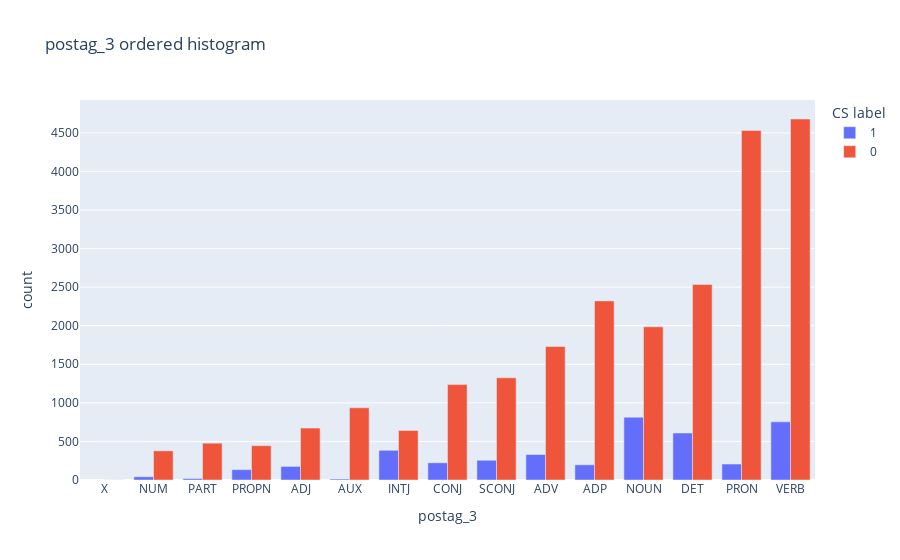
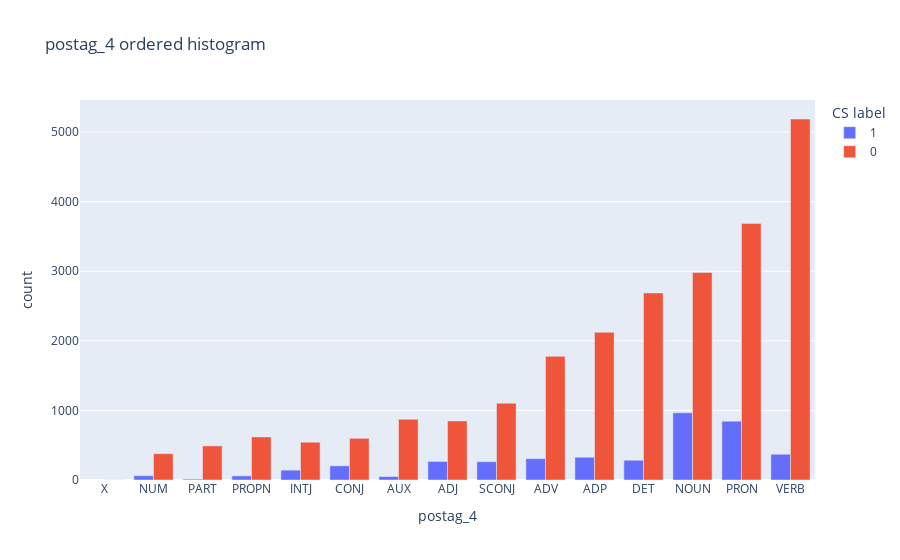
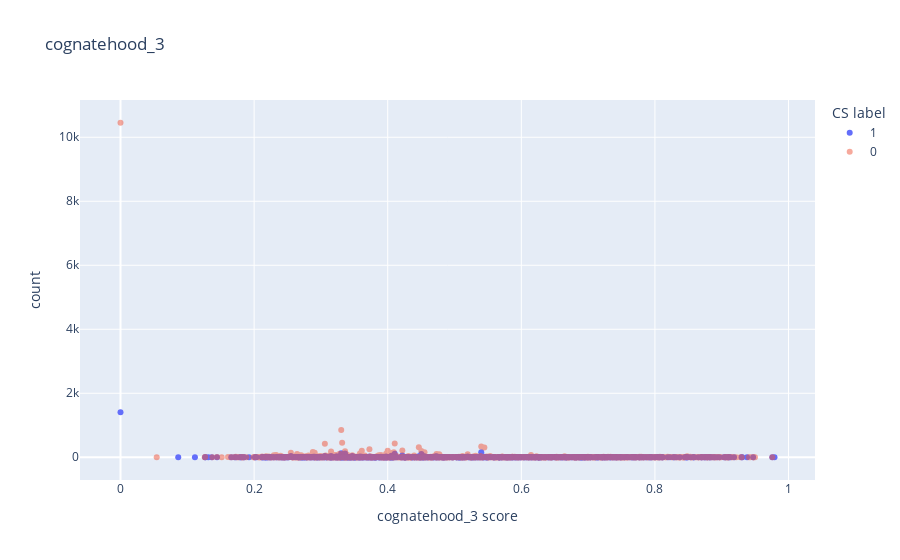
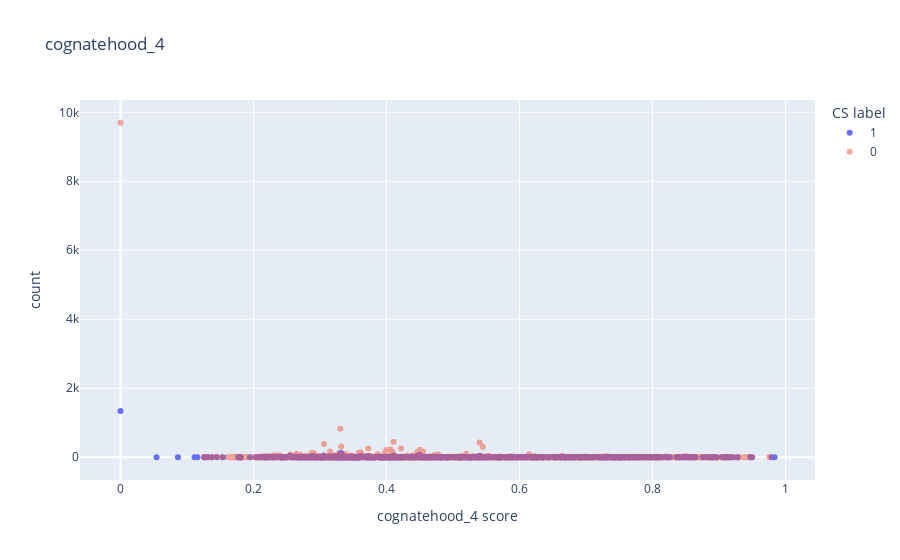

The code cell stored with these charts, in order, in its notebook:
### Code cell
plot_importance(feature_imp_)
hist_feature('postag_3')
hist_feature('postag_4')
# hist_feature('postag_1')
cont_hist_feature('cognatehood_3')
cont_hist_feature('cognatehood_4')
cont_hist_feature('cognatehood_0')
cont_hist_feature('cognatehood_1')
cont_hist_feature('cognatehood_2')

pos_counts, neg_counts = plot_pos_tag_heatmap('postag_3', 'postag_4')
plot_sorted_2_featues(pos_counts, 'label 1', 10, pos_tags_map_value, 'postag 3-4')
plot_sorted_2_featues(neg_counts, 'label 0', 10, pos_tags_map_value, 'postag 3-4')

### Figure 1 — Plotly figure (JSON) as saved in the notebook; plotly's stock layout.template omitted (floating-point values rounded to 4 significant figures)
{"data": [{"name": "1", "type": "bar", "x": ["NOUN", "VERB", "DET", "INTJ", "ADV", "SCONJ", "CONJ", "PRON", "ADP", "ADJ", "PROPN", "NUM", "PART", "AUX"], "y": [814, 754, 609, 385, 330, 256, 223, 207, 197, 176, 134, 42, 19, 13]}, {"name": "0", "type": "bar", "x": ["VERB", "PRON", "DET", "ADP", "NOUN", "ADV", "SCONJ", "CONJ", "AUX", "ADJ", "INTJ", "PART", "PROPN", "NUM", "X"], "y": [4680, 4532, 2535, 2322, 1986, 1730, 1325, 1237, 936, 673, 643, 477, 445, 378, 1]}], "layout": {"legend": {"title": {"text": "CS label"}}, "title": {"text": "postag_3 ordered histogram"}, "xaxis": {"categoryorder": "total ascending", "title": {"text": "postag_3"}}, "yaxis": {"title": {"text": "count"}}}}

### Figure 2 — Plotly figure (JSON) as saved in the notebook; plotly's stock layout.template omitted (floating-point values rounded to 4 significant figures)
{"data": [{"name": "1", "type": "bar", "x": ["NOUN", "PRON", "VERB", "ADP", "ADV", "DET", "ADJ", "SCONJ", "CONJ", "INTJ", "NUM", "PROPN", "AUX", "PART"], "y": [965, 846, 370, 327, 307, 284, 267, 263, 204, 142, 62, 59, 50, 13]}, {"name": "0", "type": "bar", "x": ["VERB", "PRON", "NOUN", "DET", "ADP", "ADV", "SCONJ", "AUX", "ADJ", "PROPN", "CONJ", "INTJ", "PART", "NUM", "X"], "y": [5188, 3688, 2982, 2688, 2122, 1777, 1104, 872, 849, 619, 599, 543, 490, 378, 1]}], "layout": {"legend": {"title": {"text": "CS label"}}, "title": {"text": "postag_4 ordered histogram"}, "xaxis": {"categoryorder": "total ascending", "title": {"text": "postag_4"}}, "yaxis": {"title": {"text": "count"}}}}

### Figure 3 — Plotly figure (JSON) as saved in the notebook; plotly's stock layout.template omitted (floating-point values rounded to 4 significant figures; data arrays with more than 128 entries replaced by an {"elided": "..."} marker saying what was removed)
{"data": [{"mode": "markers", "name": "1", "opacity": 1, "type": "scatter", "x": {"elided": "751 float values"}, "y": {"elided": "751 int values"}}, {"mode": "markers", "name": "0", "opacity": 0.5, "type": "scatter", "x": {"elided": "1301 float values"}, "y": {"elided": "1301 int values"}}], "layout": {"legend": {"title": {"text": "CS label"}}, "title": {"text": "cognatehood_3"}, "xaxis": {"title": {"text": "cognatehood_3 score"}}, "yaxis": {"title": {"text": "count"}}}}

### Figure 4 — Plotly figure (JSON) as saved in the notebook; plotly's stock layout.template omitted (floating-point values rounded to 4 significant figures; data arrays with more than 128 entries replaced by an {"elided": "..."} marker saying what was removed)
{"data": [{"mode": "markers", "name": "1", "opacity": 1, "type": "scatter", "x": {"elided": "804 float values"}, "y": {"elided": "804 int values"}}, {"mode": "markers", "name": "0", "opacity": 0.5, "type": "scatter", "x": {"elided": "1468 float values"}, "y": {"elided": "1468 int values"}}], "layout": {"legend": {"title": {"text": "CS label"}}, "title": {"text": "cognatehood_4"}, "xaxis": {"title": {"text": "cognatehood_4 score"}}, "yaxis": {"title": {"text": "count"}}}}
